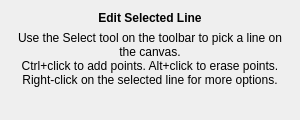
<?xml version="1.0" encoding="UTF-8"?>
<ui version="4.0">
 <class>LineSelectSelectionWidget</class>
 <widget class="QWidget" name="LineSelectSelectionWidget">
  <property name="geometry">
   <rect>
    <x>0</x>
    <y>0</y>
    <width>300</width>
    <height>120</height>
   </rect>
  </property>
  <property name="windowTitle">
   <string>Form</string>
  </property>
  <layout class="QVBoxLayout" name="verticalLayout">
   <item>
    <widget class="QLabel" name="info_label">
     <property name="text">
      <string>Edit Selected Line</string>
     </property>
     <property name="alignment">
      <set>Qt::AlignmentFlag::AlignCenter</set>
     </property>
     <property name="styleSheet">
      <string>font-weight: bold;</string>
     </property>
    </widget>
   </item>
   <item>
    <widget class="QLabel" name="instruction_label">
     <property name="text">
      <string>Use the Select tool on the toolbar to pick a line on the canvas.
Ctrl+click to add points. Alt+click to erase points.
Right-click on the selected line for more options.</string>
     </property>
     <property name="alignment">
      <set>Qt::AlignmentFlag::AlignCenter</set>
     </property>
     <property name="wordWrap">
      <bool>true</bool>
     </property>
    </widget>
   </item>
   <item>
    <spacer name="verticalSpacer">
     <property name="orientation">
      <enum>Qt::Orientation::Vertical</enum>
     </property>
     <property name="sizeHint" stdset="0">
      <size>
       <width>20</width>
       <height>40</height>
      </size>
     </property>
    </spacer>
   </item>
  </layout>
 </widget>
 <resources/>
 <connections/>
</ui>
